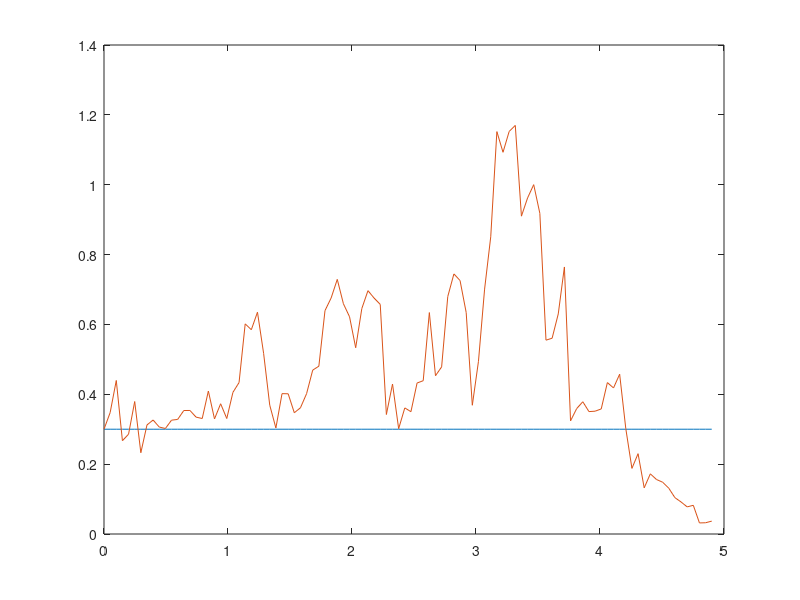

Reproduce this figure in MATLAB. (Note: this script raises an error after producing the figure.)
%% Variables intervals and discretization
clear; clc;

B0 = 1;

t0 = 0;
T = 5;
r = 0;
K = 10;
S0 = 10;
hedge_freq = 1;
num_of_iter = 50000;

alpha_level = 0.05;

discretization_num_t = 100; % number of discretization

delta_t = (T - t0)/(discretization_num_t+1); % delta y

%% X and T arrays creation

% definition of the t-values on axis
t(1) = t0;

% sigma1(1) = volatility1(); %stochastic vol
sigma1(1) = 0.3; %stochastic vol
sigma(1) = 0.3; % const vol

for q = 2:1:discretization_num_t
    t(q) = t(q-1) + delta_t; 
    % sigma1(q) = volatility1(); %stochastic vol
    % sigma1(q) = volatility2(sigma1(q-1)); %stochastic vol
    sigma1(q) = sigma1(q-1)+sigma1(q-1)*sqrt(delta_t)*randn(); %stochastic vol
    
    sigma(q) = sigma(q-1); % const vol
end;

figure;
plot(t,sigma);
hold on;
plot(t,sigma1);

%% Main  

s = size(hedge_freq,2);

for k = 1:s

    for i = 1:num_of_iter

        % [V_call, V_put, P_call, P_put, A_call, A_put, B_call, B_put, PLcall(i,k), PLput(i,k)] = hedging(B_call0, B_put0, t0, T, discretization_num_t, r, sigma, K, S0, hedge_freq(k));
        [V, P, A, B, PL(i,k)] = hedging_exact_repl(t0, T, discretization_num_t, r, sigma1, K, S0, hedge_freq(k));
        [V_const, P_const, A_const, B_const, PL_const(i,k)] = hedging_exact_repl(t0, T, discretization_num_t, r, sigma, K, S0, hedge_freq(k));
    end;

end;

for k = 1:s
    EV_PL(k) = sum(PL(:,k))/num_of_iter;
    Var_PL(k) = sum(PL(:,k).^2)/num_of_iter - EV_PL(k)^2;
    
    EV_PL_const(k) = sum(PL_const(:,k))/num_of_iter;
    Var_PL_const(k) = sum(PL_const(:,k).^2)/num_of_iter - EV_PL_const(k)^2;
end;

display(EV_PL);
display(Var_PL);
display(EV_PL_const);
display(Var_PL_const);


set_of_PL = -4:0.1:4;
sz = size(set_of_PL,2);
figure;
figure;
% VAR array creation
for k = 1:s
    indic(k) = 0;    
    indic_const(k) = 0;
end; 


for k = 1:s

    for i = 1:sz
    
        counter_density = 0;
        counter_proba = 0;
        counter_density_const = 0;
        counter_proba_const = 0;
        
        for j = 1:num_of_iter
            
            if (i ~= sz)
                
                if (PL(j,k) < set_of_PL(i+1)) && (PL(j,k) >= set_of_PL(i))
                    counter_density = counter_density+1;
                end;
                
                if (PL_const(j,k) < set_of_PL(i+1)) && (PL_const(j,k) >= set_of_PL(i))
                    counter_density_const = counter_density_const+1;
                end;
                
                if (PL(j,k) < set_of_PL(i+1))
                    counter_proba = counter_proba+1;
                end;
                
                if (PL_const(j,k) < set_of_PL(i+1))
                    counter_proba_const = counter_proba_const+1;
                end;              
        
            end;
            
        end;
        
        density(i,k) = (counter_density/num_of_iter)/0.1;
        proba(i,k) = counter_proba/num_of_iter;
        
        density_const(i,k) = (counter_density_const/num_of_iter)/0.1;
        proba_const(i,k) = counter_proba_const/num_of_iter;      
        
        if (proba(i,k)>=alpha_level) && (indic(k)==0)
            VAR(k) = set_of_PL(i);
            indic(k) = indic(k)+1;
        end;
        
        
        if (proba_const(i,k)>=alpha_level) && (indic_const(k)==0)
            VAR_const(k) = set_of_PL(i);
            indic_const(k) = indic_const(k)+1;
        end;
        
    end;

    figure(2);
    hold on;
    plot(set_of_PL(1:end-1), density((1:end-1),k));
    plot(set_of_PL(1:end-1), density_const((1:end-1),k));
    
    
    figure(3);
    hold on;
    plot(set_of_PL(1:end-1), proba((1:end-1),k));
    scatter(VAR(k)*ones(1,20),0.05:0.05:1);
    plot(set_of_PL(1:end-1), proba_const((1:end-1),k));
    scatter(VAR_const(k)*ones(1,20),0.05:0.05:1);
    
    
end;

display(VAR);
display(VAR_const);

figure(2);
legend('dens hedge freq = 1','dens const hedge freq = 1','dens hedge freq = 5','dens const hedge freq = 5');
figure(3);
legend('proba hedge freq = 1','VAR hedge freq = 1','proba const hedge freq = 1','VAR const hedge freq = 1','proba hedge freq = 5','VAR hedge freq = 5','proba const hedge freq = 5','VAR const hedge freq = 5');